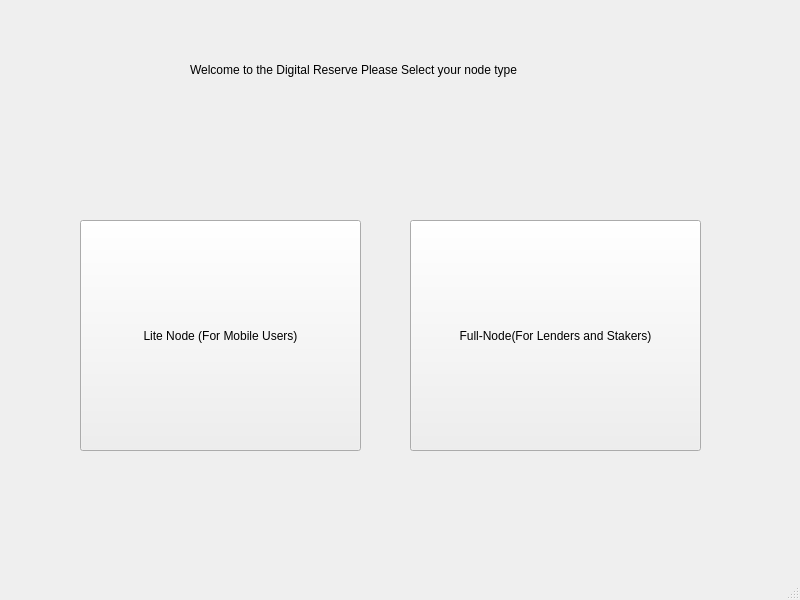
<?xml version="1.0" encoding="UTF-8"?>
<ui version="4.0">
 <class>MainWindow</class>
 <widget class="QMainWindow" name="MainWindow">
  <property name="geometry">
   <rect>
    <x>0</x>
    <y>0</y>
    <width>800</width>
    <height>600</height>
   </rect>
  </property>
  <property name="windowTitle">
   <string>MainWindow</string>
  </property>
  <widget class="QWidget" name="centralwidget">
   <widget class="QLabel" name="label">
    <property name="geometry">
     <rect>
      <x>190</x>
      <y>60</y>
      <width>451</width>
      <height>20</height>
     </rect>
    </property>
    <property name="text">
     <string>Welcome to the Digital Reserve Please Select your node type</string>
    </property>
   </widget>
   <widget class="QToolButton" name="Lite_node">
    <property name="geometry">
     <rect>
      <x>80</x>
      <y>220</y>
      <width>281</width>
      <height>231</height>
     </rect>
    </property>
    <property name="text">
     <string>Lite Node (For Mobile Users)</string>
    </property>
   </widget>
   <widget class="QToolButton" name="Full_node">
    <property name="geometry">
     <rect>
      <x>410</x>
      <y>220</y>
      <width>291</width>
      <height>231</height>
     </rect>
    </property>
    <property name="text">
     <string>Full-Node(For Lenders and Stakers)</string>
    </property>
   </widget>
  </widget>
  <widget class="QStatusBar" name="statusbar"/>
 </widget>
 <resources/>
 <connections/>
</ui>
